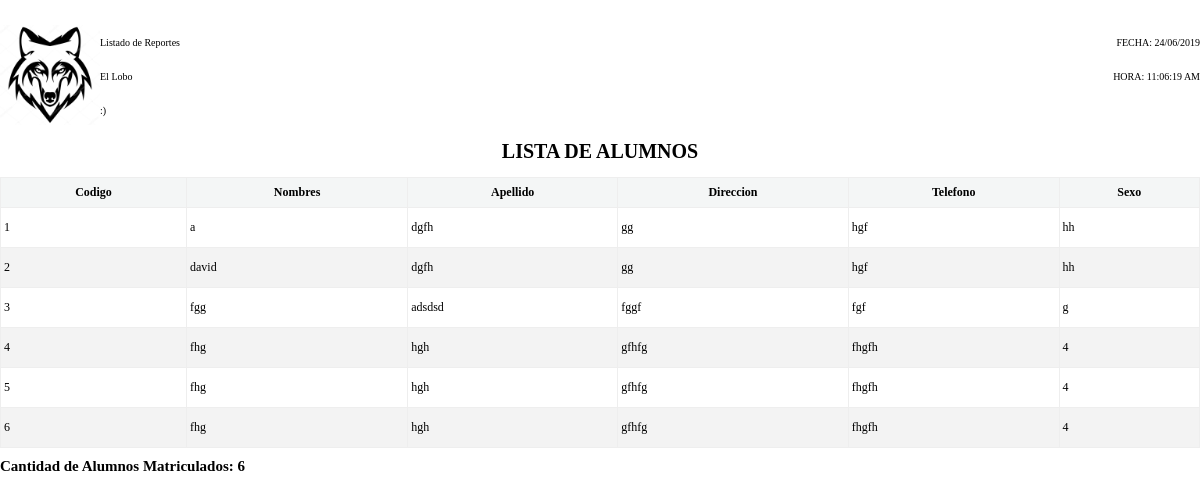
Screenshot of /app/views/list-reporte.php with the database file from the repository.
### tables this page shows
CREATE TABLE `alumno`  (
  `id` int(11) NOT NULL AUTO_INCREMENT,
  `dni` varchar(50) NOT NULL,
  `apellido` varchar(50) NOT NULL,
  `nombre` varchar(50) NOT NULL,
  `telefono` varchar(50) NOT NULL,
  `Direccion` varchar(50) NOT NULL,
  `idDepa` int(11) NOT NULL,
  `idProv` int(11) NOT NULL,
  `idDist` int(11) NOT NULL,
  `correo` varchar(255) NULL DEFAULT NULL,
  `Sexo` varchar(50) NOT NULL,
  `idRol` int(11) NULL DEFAULT NULL,
  `clave` varchar(255) NULL DEFAULT NULL,
  PRIMARY KEY (`id`) USING BTREE,
  INDEX `fk_alumno_rol`(`idRol`) USING BTREE,
  CONSTRAINT `fk_alumno_rol` FOREIGN KEY (`idRol`) REFERENCES `rol` (`idRol`) ON DELETE CASCADE ON UPDATE CASCADE
);

### app/models/crud.php (called while the page is built, shortened)
<?php
class crud {
public function Listar(){
    $cn=new ClassConexion();
    $mysqli=$cn->Conectar();
    $sql=$mysqli->prepare("call sp_listar_alumno()");
    $sql->execute();
    $array=[];
    if($sql->{'error'}==''){
    	$result=$sql->get_result();
        while($myrow=$result->fetch_assoc()){
    		$array[]=$myrow;
    	}
    	$res=$array;
    }else{
    	$res=$sql->{'error'};
    }
    return $res;
}
}
?>

### app/controllers/listar-controller.php (called while the page is built, shortened)
<?php
 require  '../models/crud.php';
$crud=new crud();
$res1= $crud->Listar();
?>

### app/views/list-reporte.php (the view, shortened to what this page needs)
<?php require  '../controllers/listar-controller.php';  ?>
<!DOCTYPE html>
<html>
<head>
	<link rel="stylesheet" type="text/css" href="../../public/style/css/bootstrap-grid.css">
	<link rel="stylesheet" type="text/css" href="../../public/style/estilos/_all-skins.min.css">
	<link rel="stylesheet" type="text/css" href="../../public/style/estilos/reporte.css">
</head>
<body>
<table class='table-header' >
                        <tr>
                            <td rowspan="3" style='width:45px;'>
                                <img src="../../public/img/lob.jpg" height='100px'>
                            </td>
                            <td>
                              Listado de Reportes
                            </td>
                            <td class="right">
                                <?php echo "FECHA: ".date("d/m/Y") ?>
                            </td>
                        </tr>
                        <tr>
                            <td>El Lobo</td>
                            <td class="right">
                                <?php echo "HORA: ".date("h:m:s A")?>
                            </td>
                        </tr>
                        <tr>
                            <td>:)</td>
                            <td></td>
                        </tr>
                    </table>
                    <h1 align="center">
                        <?php echo "LISTA DE ALUMNOS "?>
                    </h1>
<table class="tabla-boleta" style="text-align:left" border=1 >
		<thead>
			<tr>
				<th >Codigo</th>
				<th >Nombres</th>
				<th >Apellido</th>
				<th >Direccion</th>
				<th>Telefono</th>
				<th >Sexo</th>
			</tr>
		</thead>
		<tbody>
			<?php $SDatos=sizeof($res1);
    $count=0;
    if($SDatos>0){
			 foreach ($res1 as $value) { $count++; ?>
				<tr>
					<td> <?php echo $count ?> </td>
					<td ><?php echo $value['nombre']?></td>
					<td ><?php echo $value['apellido']?></td>
					<td ><?php echo $value['direccion']?></td>
					<td ><?php echo $value['telefono']?></td>
					<td ><?php echo $value['Sexo']?></td>
				</tr>
				<?php  }
			}else{ ?>
				<tr>
				<td colspan=6  align=center> Sin Datos </td>
			</tr>
			<?php  }?>
		</tbody>
	</table>
	<h2 style="margin-top:10px">Cantidad de Alumnos Matriculados: <?php echo $count;?></h2>
</body>
</html>

### public/style/estilos/reporte.css (style rules this page uses)
body { font-size: 10px; line-height: normal; font-family: SansSerif; margin: 0; padding: 0; }
.tabla-boleta { border-collapse: collapse; border-spacing: 0; width: 100%; text-align: center; border: none; margin-top:10px; }
.tabla-boleta thead tr th { text-align:center; background: rgb(244, 246, 246); font-size: 8px; padding-top:5px; padding-bottom:5px; }
.tabla-boleta tbody tr { height:40px; }
.tabla-boleta tbody tr td { font-size: 8px; vertical-align:middle; }
.table-header { border-collapse: collapse; border-spacing: 0; width: 100%; border: none; margin-top:25px; margin-bottom:0; }
.table-header tr td { padding:0; }
.right { text-align:right; }
h2 { padding-top:0; margin-top:0; }

### app/views/list-reporte.php (style rules this page uses)
.tabla-boleta thead tr th { font-size:12px; padding:7px; }
.tabla-boleta tbody tr td { font-size:12px; padding:3px; }
.tabla-boleta tr:nth-child(even) { background-color: #f2f2f2e3; }

### rows the page displays
alumno: nombre "a", apellido "dgfh", Direccion "gg", telefono "hgf", Sexo "hh"
alumno: nombre "david", apellido "dgfh", Direccion "gg", telefono "hgf", Sexo "hh"
alumno: nombre "fgg", apellido "adsdsd", Direccion "fggf", telefono "fgf", Sexo "g"
alumno: nombre "fhg", apellido "hgh", Direccion "gfhfg", telefono "fhgfh", Sexo "4"
alumno: nombre "fhg", apellido "hgh", Direccion "gfhfg", telefono "fhgfh", Sexo "4"
alumno: nombre "fhg", apellido "hgh", Direccion "gfhfg", telefono "fhgfh", Sexo "4"

### other values shown
$count "6"
